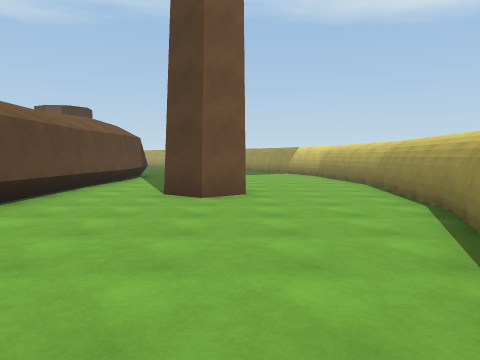
[1] (above)

23 first-person views from a walk through a Unity game level. The camera is 1.5 m above the floor, tilts 4° down and sees 70° across. The floor is counted in squares, 2 m on a side. Each view is taken from the middle of a square. On the plan, view 1 faces up. The plan holds only what a view shows up to about 11 squares ahead; the rest is blank. The place goes on beyond the plan.

[2]
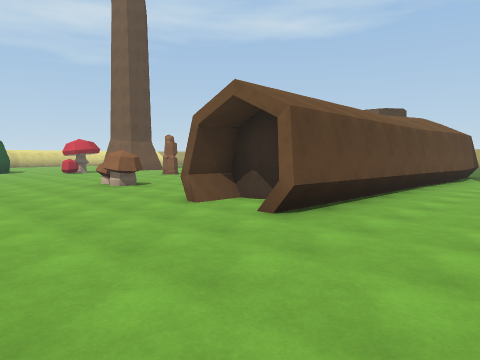

[3]
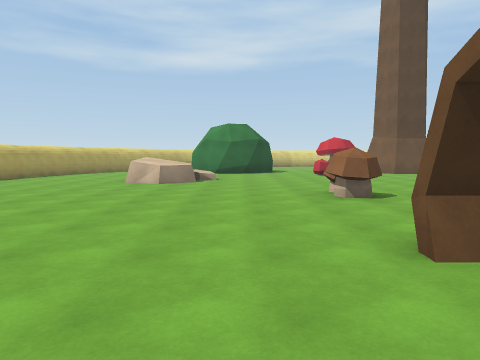

[4]
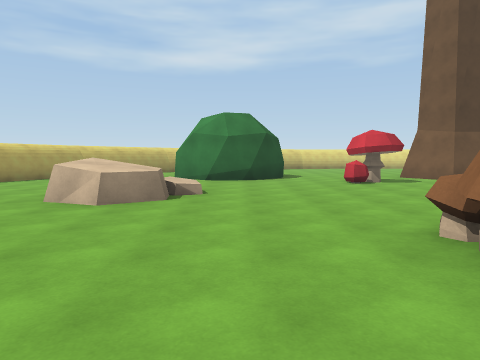

[5]
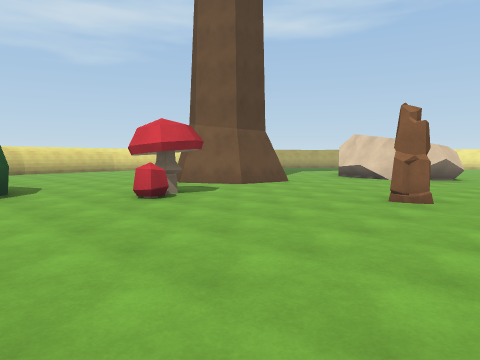

[6]
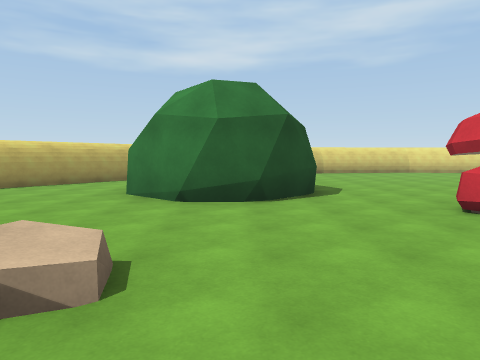

[7]
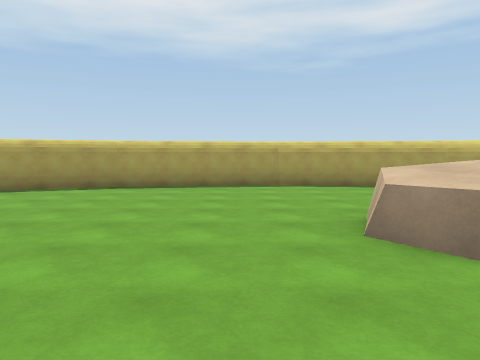

[8]
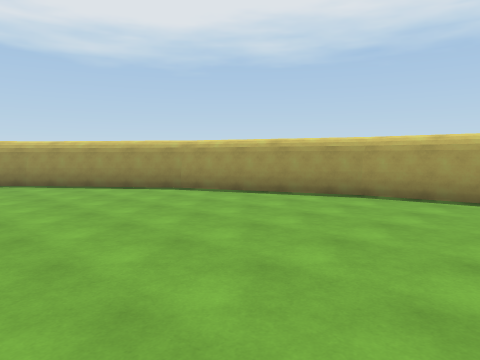

[9]
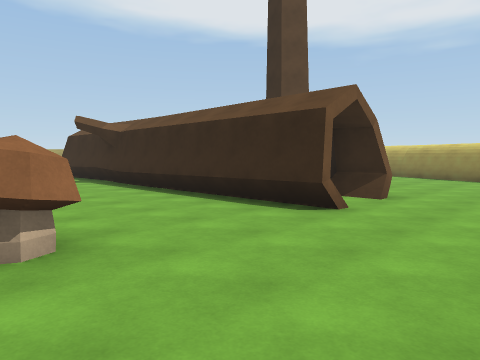

[10]
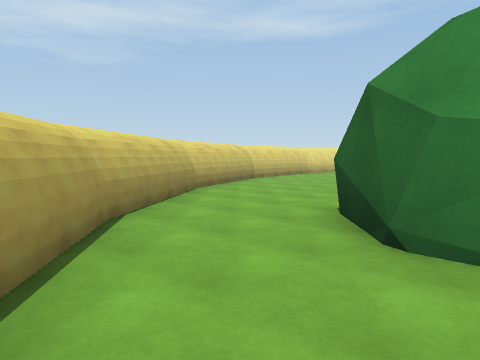

[11]
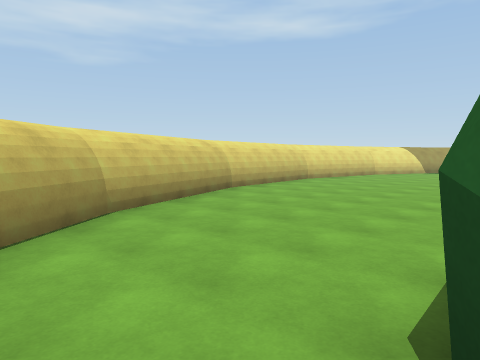

[12]
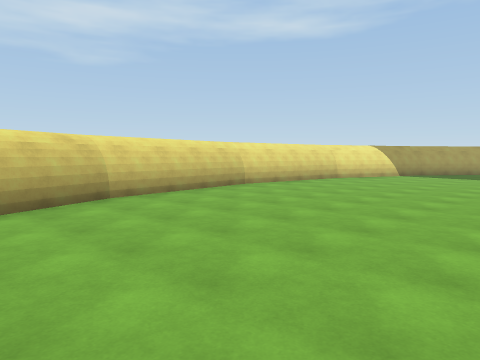

[13]
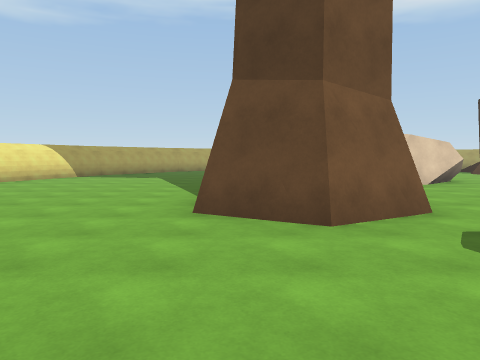

[14]
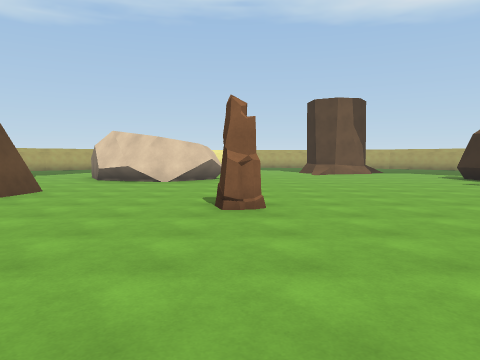

[15]
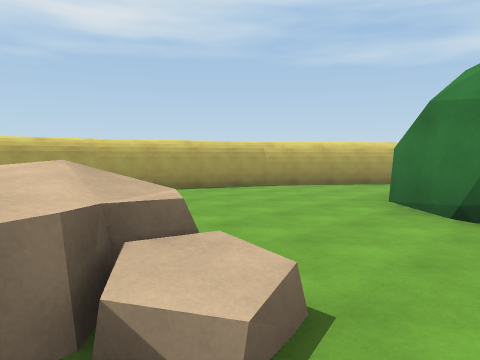

[16]
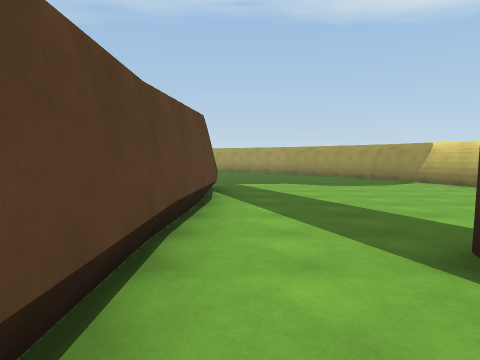

[17]
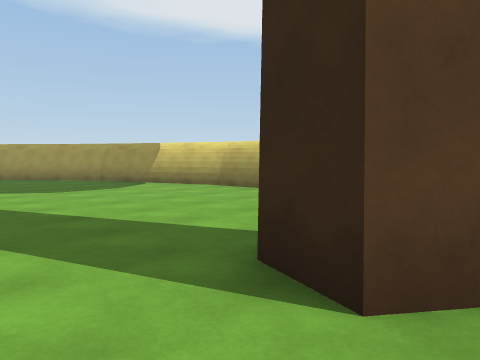

[18]
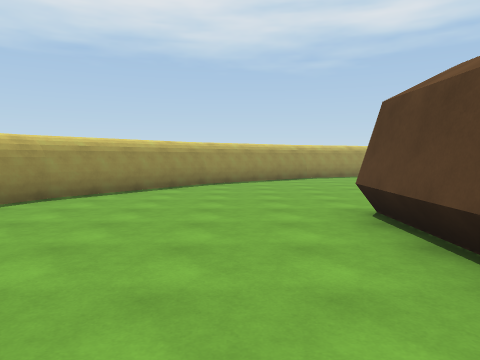

[19]
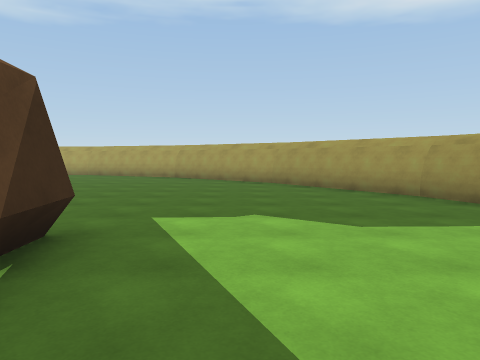

[20]
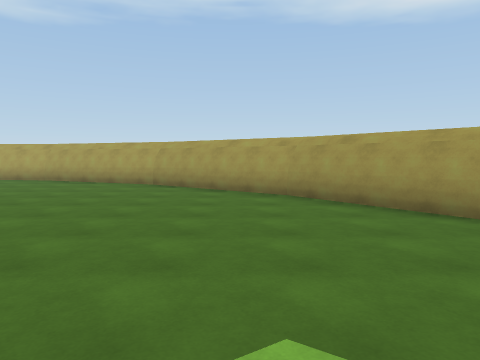

[21]
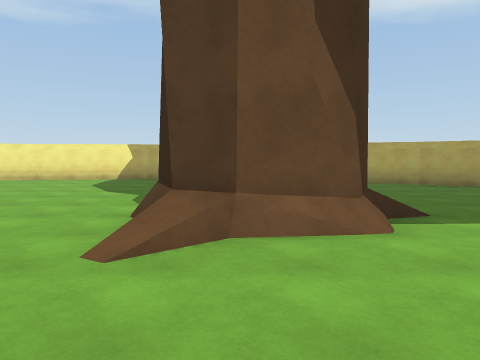

[22]
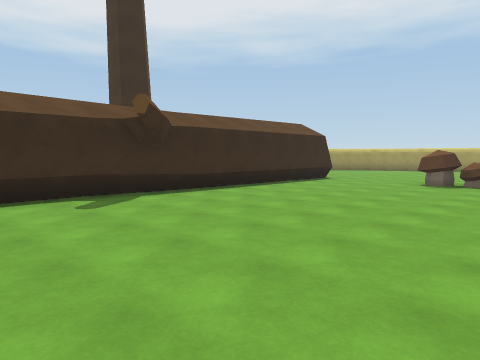

[23]
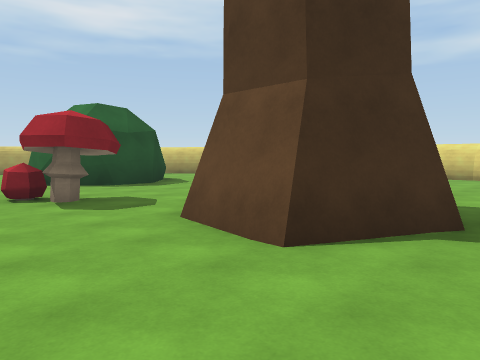

### Floor plan
Key: @ floor where view 1 was taken; # wall or solid block; . floor; = window, fence, low wall or low ledge; M mushroom; O other object.
Columns run from 28 left of view 1 to 4 right of it. Each row starts with its distance up from view 1.
 24             ####  ####
 23             .....  ..####
 22              .....  ....##
 21              .....  .....###
 20               ....   ......##
 19                ...    ......#
 18                ....   ......##
 17                 ..###........##
 16                  .=#.. .......#
 15                  ..... .......##
 14  #.....       #.  ...   .......#
 13  #...... ..# ##.......# #......#
 12  #...... ..###........###......#
 11 ##......  ............###......##
 10 #........#............###.......#
  9 #....... ##...........###.......#
  8 #.......###...........###.......#
  7 #........#.....O......###..##...#
  6 ##....................###......##
  5  #.........M..........###......#
  4  #.........M..........###......#
  3  #................M...#.#......#
  2  ##.....OOO...................##
  1   #....OOOO...................#
  0   ##...OOOO...O.............@##
 -1    ##...OO....OO............##
 -2     ##........OO...........##
 -3      ##...................##
 -4       ##.................##
 -5        ###.............###
 -6          ###.........###
 -7            ###########

Positions as (right, up) in squares from view 1, and headings:
1: (0, 0), facing up
2: (-1, -1), facing up-left
3: (-3, 1), facing left
4: (-7, 1), facing left
5: (-11, 1), facing up-left
6: (-12, 1), facing left
7: (-11, 2), facing down
8: (-11, 0), facing down-right
9: (-10, 0), facing up-right
10: (-19, -4), facing up-left
11: (-21, -1), facing up-left
12: (-21, 2), facing up-left
13: (-20, 3), facing up
14: (-13, 2), facing up
15: (-13, 1), facing down-left
16: (-3, 5), facing up
17: (-3, 6), facing up-right
18: (-2, 7), facing down
19: (-2, 10), facing up
20: (-2, 13), facing up
21: (-9, 13), facing up
22: (-12, 13), facing down-right
23: (-15, 11), facing down-left
